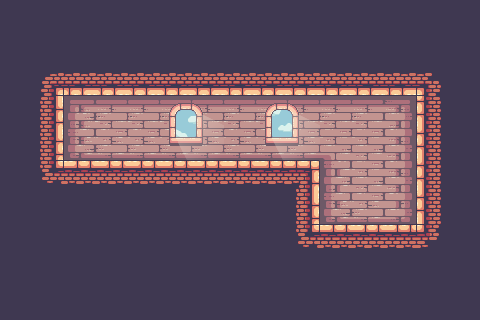

Below is a game level as drawn by its tile map, then a one-line description and the .tmx file that defines it, in full:
An orthogonal 15x10 tile map with 32x32 px tiles, 4 tile layers (background, decoration, props, foreground), 2 tilesets.

<map version="1.10" tiledversion="1.10.2" orientation="orthogonal" renderorder="right-down" width="15" height="10" tilewidth="32" tileheight="32" infinite="0" nextlayerid="5" nextobjectid="1">
 <tileset firstgid="1" source="terrain.tsx" />
 <tileset firstgid="248" source="decorations.tsx" />
 <layer id="2" name="background" width="15" height="10">
  <data encoding="csv">
0,0,0,0,0,0,0,0,0,0,0,0,0,0,0,
0,0,0,0,0,0,0,0,0,0,0,0,0,0,0,
0,0,0,0,0,0,0,0,0,0,0,0,0,0,0,
0,0,135,136,136,136,136,136,136,136,136,136,137,0,0,
0,0,173,174,174,174,174,174,174,174,142,155,156,0,0,
0,0,0,0,0,0,0,0,0,0,154,155,156,0,0,
0,0,0,0,0,0,0,0,0,0,173,174,175,0,0,
0,0,0,0,0,0,0,0,81,0,0,0,0,0,0,
0,0,0,0,0,0,0,0,81,0,0,0,0,0,0,
0,0,0,0,0,0,0,0,0,0,0,0,0,0,0
</data>
 </layer>
 <layer id="3" name="decoration" width="15" height="10">
  <data encoding="csv">
0,0,0,0,0,0,0,0,0,0,0,0,0,0,0,
0,0,0,0,0,0,0,0,0,0,0,0,0,0,0,
0,0,0,0,0,0,0,0,0,0,0,0,0,0,0,
0,0,0,0,0,271,272,0,273,274,0,0,0,0,0,
0,0,0,0,0,278,279,0,280,281,0,0,0,0,0,
0,0,0,0,0,0,0,0,0,0,0,0,0,0,0,
0,0,0,0,0,0,0,0,0,0,0,0,0,0,0,
0,0,0,0,0,0,0,0,0,0,0,0,0,0,0,
0,0,0,0,0,0,0,0,0,0,0,0,0,0,0,
0,0,0,0,0,0,0,0,0,0,0,0,0,0,0
</data>
 </layer>
 <layer id="4" name="props" width="15" height="10">
  <data encoding="csv">
0,0,0,0,0,0,0,0,0,0,0,0,0,0,0,
0,0,0,0,0,0,0,0,0,0,0,0,0,0,0,
0,0,0,0,0,0,0,0,0,0,0,0,0,0,0,
0,0,0,0,0,0,0,0,0,0,0,0,0,0,0,
0,0,0,0,0,0,0,0,0,0,0,0,0,0,0,
0,0,0,0,0,0,0,0,0,0,0,0,0,0,0,
0,0,0,0,0,0,0,0,0,0,0,0,0,0,0,
0,0,0,0,0,0,0,0,0,0,0,0,0,0,0,
0,0,0,0,0,0,0,0,0,0,0,0,0,0,0,
0,0,0,0,0,0,0,0,0,0,0,0,0,0,0
</data>
 </layer>
 <layer id="1" name="foreground" width="15" height="10">
  <data encoding="csv">
41,41,41,41,41,41,41,41,41,41,41,41,41,41,41,
41,41,41,41,41,41,41,41,41,41,41,41,41,41,41,
41,27,60,60,60,60,60,60,60,60,60,60,60,28,41,
41,42,0,0,0,0,0,0,0,0,0,0,0,40,41,
41,42,0,0,0,0,0,0,0,0,0,0,0,40,41,
41,46,22,22,22,22,22,22,22,23,0,0,0,40,41,
41,41,41,41,41,41,41,41,41,42,0,0,0,40,41,
41,41,41,41,41,41,41,41,41,46,22,22,22,47,41,
41,41,41,41,41,41,41,41,41,41,41,41,41,41,41,
41,41,41,41,41,41,41,41,41,41,41,41,41,41,41
</data>
 </layer>
</map>
